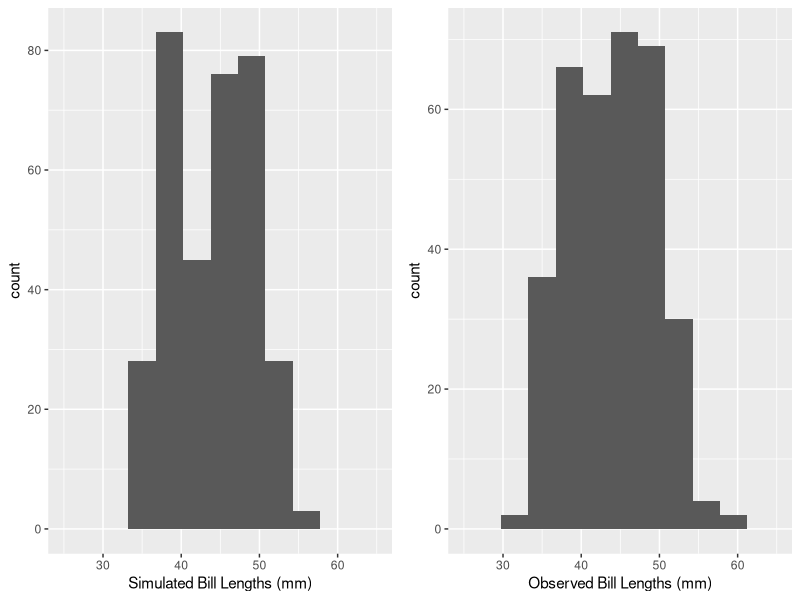
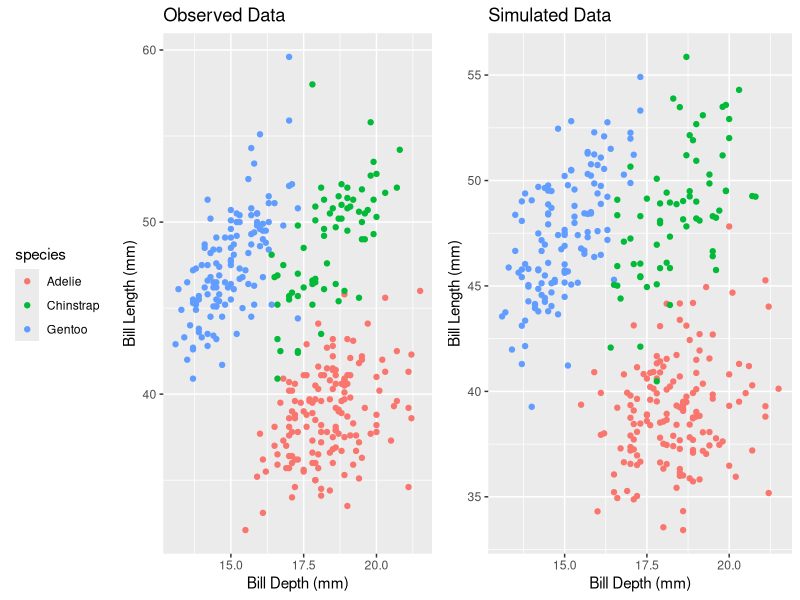
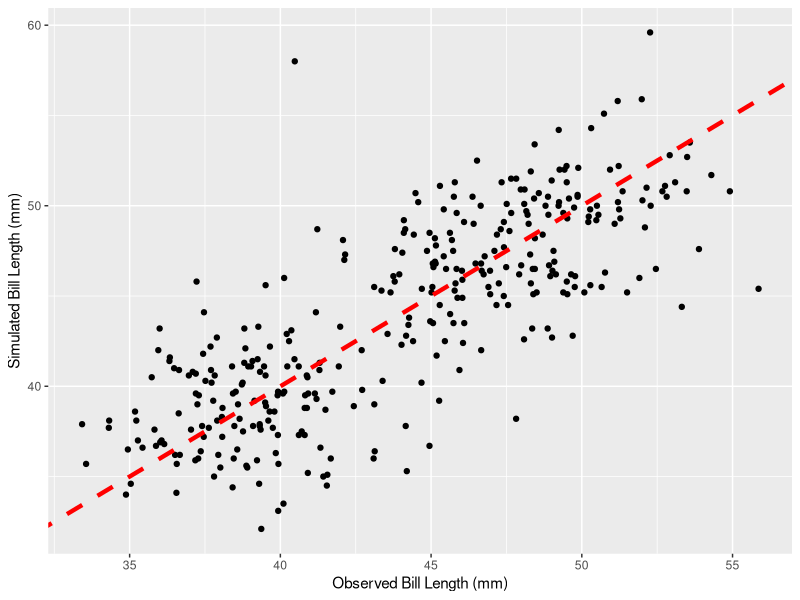
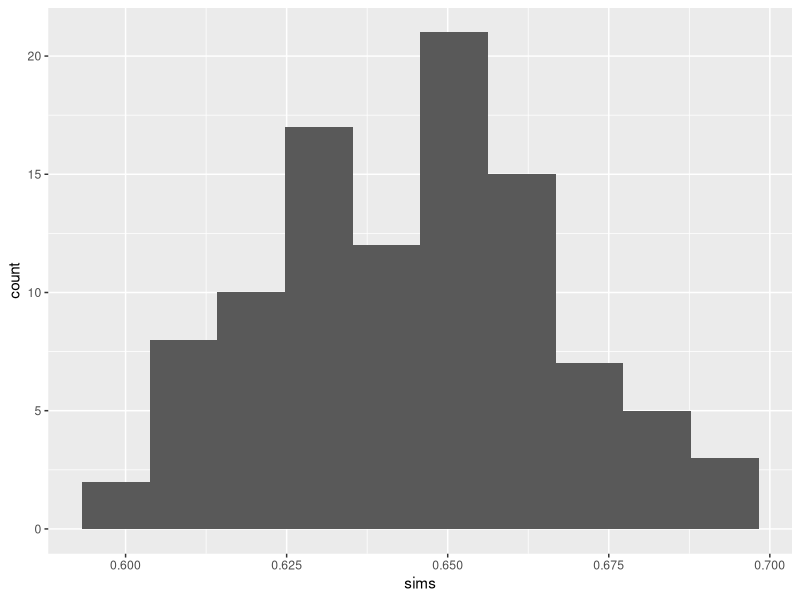

The R source for these figures, in order:
## ---- chunk 1
knitr::opts_chunk$set(echo = TRUE, 
                      warning = FALSE, 
                      message = FALSE, 
                      fig.align = "center")

library(tidyverse)
library(gridExtra)
library(broom)

set.seed(0114)
## ---- chunk 2
library(palmerpenguins)

penguin_lm <- penguins %>% 
  lm(bill_length_mm ~ bill_depth_mm*species, data  = .)
## ---- chunk 3
penguin_predict <- predict(penguin_lm)
## ---- chunk 4
penguin_sigma <- sigma(penguin_lm)
## ---- chunk 5
noise <- function(x, mean = 0, sd){
  n <- length(x)
  new_data <- x + rnorm(n, mean, sd)
  return(new_data)
}
## ---- chunk 6
new_data <- tibble(predict_length = noise(penguin_predict, 
                                          sd = penguin_sigma)
                   )
## ---- chunk 7
pred <- new_data %>% 
  ggplot(aes(x = predict_length)) +
  geom_histogram(binwidth = 3.5) +
  labs(x = "Simulated Bill Lengths (mm)") +
  xlim(25, 65)

obs <- penguins %>% 
  ggplot(aes(x = bill_length_mm)) + 
  geom_histogram(binwidth = 3.5) + 
  labs(x = "Observed Bill Lengths (mm)") + 
  xlim(25, 65)


gridExtra::grid.arrange(pred, obs, nrow = 1)
## ---- chunk 8
new_data <- penguins %>% 
  filter(!is.na(bill_depth_mm), 
         !is.na(bill_length_mm), 
         !is.na(species)) %>% 
  select(bill_length_mm, bill_depth_mm, species) %>% 
  bind_cols(new_data)

## ---- chunk 9
pred <- new_data %>% 
  ggplot(aes(y = predict_length, x = bill_depth_mm, color = species)) + 
  geom_point() + 
   labs(title = "Simulated Data", 
       x = "Bill Depth (mm)", 
       y = "Bill Length (mm)" ) + 
  theme(legend.position = "none")

obs <- penguins %>% 
  ggplot(aes(y = bill_length_mm, x = bill_depth_mm, color = species)) + 
  geom_point() + 
  labs(title = "Observed Data", 
       x = "Bill Depth (mm)", 
       y = "Bill Length (mm)" ) + 
  theme(legend.position = "left")

gridExtra::grid.arrange(obs, pred, nrow = 1, widths = c(0.55, 0.45))
## ---- chunk 10
new_data %>% 
  ggplot(aes(x = predict_length, y = bill_length_mm)) + 
  geom_point() + 
   labs(x = "Observed Bill Length (mm)", 
       y = "Simulated Bill Length (mm)" ) + 
  geom_abline(slope = 1, intercept = 0, 
              color = "red", linetype = "dashed", lwd = 1.5)

## ---- chunk 11
new_data %>% 
  lm(bill_length_mm ~ predict_length, data = .) %>% 
  glance() %>% 
  select(r.squared) %>% 
  pull()
## ---- chunk 12
nsims <- 100

sims <- map_dfc(1:nsims,
                ~tibble(sim = noise(penguin_predict, sd = penguin_sigma))) 
## ---- chunk 13
colnames(sims) <- colnames(sims) %>% 
  str_replace(pattern = "\\.\\.\\.",
                  replace = "_")
## ---- chunk 14
sims <- penguins %>% 
  filter(!is.na(bill_depth_mm), 
         !is.na(bill_length_mm), 
         !is.na(species)) %>% 
  select(bill_length_mm) %>% 
  bind_cols(sims)
## ---- chunk 15
obs_vs_sim <- function(df){
  lm(penguins$bill_length_mm ~ x)
}

sim_r_sq <- sims %>% 
  map( ~lm(bill_length_mm ~ .x, data = sims)) %>% 
  map(glance) %>% 
  map_dbl(~.$r.squared)
## ---- chunk 16
head(sim_r_sq)
## ---- chunk 17
sim_r_sq <- sim_r_sq[names(sim_r_sq) != "bill_length_mm"]
## ---- chunk 18
tibble(sims = sim_r_sq) %>% 
  ggplot(aes(x = sims)) + 
  geom_histogram(binwidth = 0.0105)
